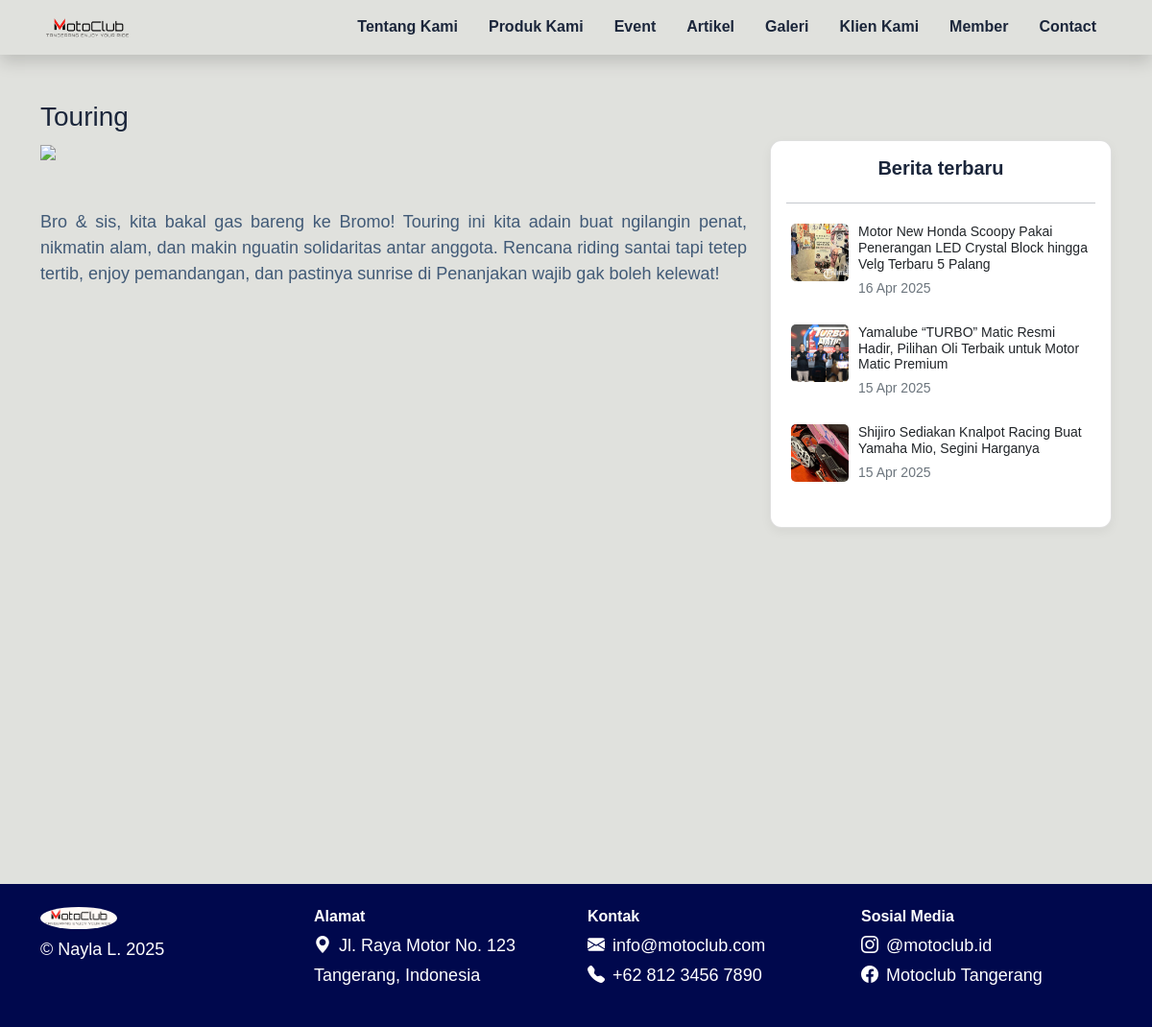
The page /detail_kegiatan.php?id=11 on the database its author committed.
### tables this page shows
CREATE TABLE `kegiatan` (
  `id_kegiatan` int(11) NOT NULL,
  `nama_kegiatan` varchar(100) NOT NULL,
  `keterangan_kegiatan` text NOT NULL,
  `tanggal_acara` date DEFAULT NULL,
  `lokasi_acara` varchar(100) DEFAULT NULL,
  `foto_kegiatan` varchar(255) NOT NULL
);

CREATE TABLE `berita` (
  `id_berita` int(11) NOT NULL,
  `nama_berita` varchar(255) NOT NULL,
  `keterangan_berita` text NOT NULL,
  `foto_berita` varchar(255) NOT NULL,
  `tanggal_update` date NOT NULL
);

### detail_kegiatan.php (the view, shortened to what this page needs)
<?php
include "header.php";
$id = $_GET["id"];
$ambil_kegiatan = $koneksi -> query("SELECT * FROM kegiatan WHERE id_kegiatan = '$id'");
$kegiatan = $ambil_kegiatan->fetch_assoc();
$ambil_berita1 = $koneksi -> query("SELECT * FROM berita ORDER BY id_berita DESC LIMIT 4");
$berita1 = array();
while ($tiap_berita1 = $ambil_berita1->fetch_assoc()) {
	$berita1[] = $tiap_berita1;
}
?>
<div class="container">
	<h3 class="mt-5" data-aos="fade-right"><?php echo $kegiatan["nama_kegiatan"]; ?></h3>
	<div class="row">
		<div class="col-md-8" data-aos="fade-up">
			<img src="assets/file/<?php echo $kegiatan["foto_kegiatan"]; ?>" style="width: 100%;">
			<p class="mt-5" style="text-align: justify;">
				<?php echo $kegiatan["keterangan_kegiatan"]; ?>
			</p>
		</div>
		<div class="col-md-4" data-aos="fade-left">
			<div class="card px-3 py-2">
				<h5 class="text-center mt-2 fw-bold">Berita terbaru</h5>
				<hr>
				<div class="row mb-3">
					<?php foreach ($berita1 as $value): ?>
						<a href="detail_berita.php?id=<?php echo $value["id_berita"] ?>" class="text-decoration-none text-dark">
							<div class="d-flex mb-3 sidebar-berita-item">
								<img src="assets/file/<?php echo $value["foto_berita"]; ?>"
									style="width: 60px; height: 60px; object-fit: cover; border-radius: 5px; margin-right: 10px;">
								<div>
									<h6 class="mb-1" style="font-size: 14px;"><?php echo $value["nama_berita"]; ?></h6>
									<span class="small text-muted"><?php echo date("d M Y", strtotime($value["tanggal_update"])); ?></span>
								</div>
							</div>
						</a>
					<?php endforeach ?>
				</div>
			</div>
		</div>
	</div>
</div>
<?php
include "footer.php";
?>

### header.php (style rules this page uses)
body { background-color: #E0E1DD; color: #1B263B; font-family: 'Poppins', sans-serif; }
p { font-size: 18px; color: #415A77; }
.card { border-radius: 12px; box-shadow: 0 4px 12px rgba(0, 0, 0, 0.05); transition: transform 0.3s ease; }

### detail_kegiatan.php (style rules this page uses)
.sidebar-berita-item { transition: background-color 0.3s ease; border-radius: 8px; padding: 5px; }
.sidebar-berita-item img { transition: transform 0.3s ease; }
.sidebar-berita-item h6 { transition: color 0.3s ease; }

### rows shown on the page
kegiatan: nama_kegiatan "Touring", keterangan_kegiatan "Bro & sis, kita bakal gas bareng ke Bromo! Touring ini kita adain buat ngilangin penat, nikmatin alam, dan makin nguatin solidaritas antar anggota. Rencana riding santai tapi tetep tertib, enjoy pemandangan, dan pastinya sunrise di Penanjakan wajib gak boleh kelewat!"
berita: foto_berita (picture), nama_berita "Motor New Honda Scoopy Pakai Penerangan LED Crystal Block hingga Velg Terbaru 5 Palang", tanggal_update "16 Apr 2025"
berita: foto_berita (picture), nama_berita "Yamalube “TURBO” Matic Resmi Hadir, Pilihan Oli Terbaik untuk Motor Matic Premium", tanggal_update "15 Apr 2025"
berita: foto_berita (picture), nama_berita "Shijiro Sediakan Knalpot Racing Buat Yamaha Mio, Segini Harganya", tanggal_update "15 Apr 2025"
